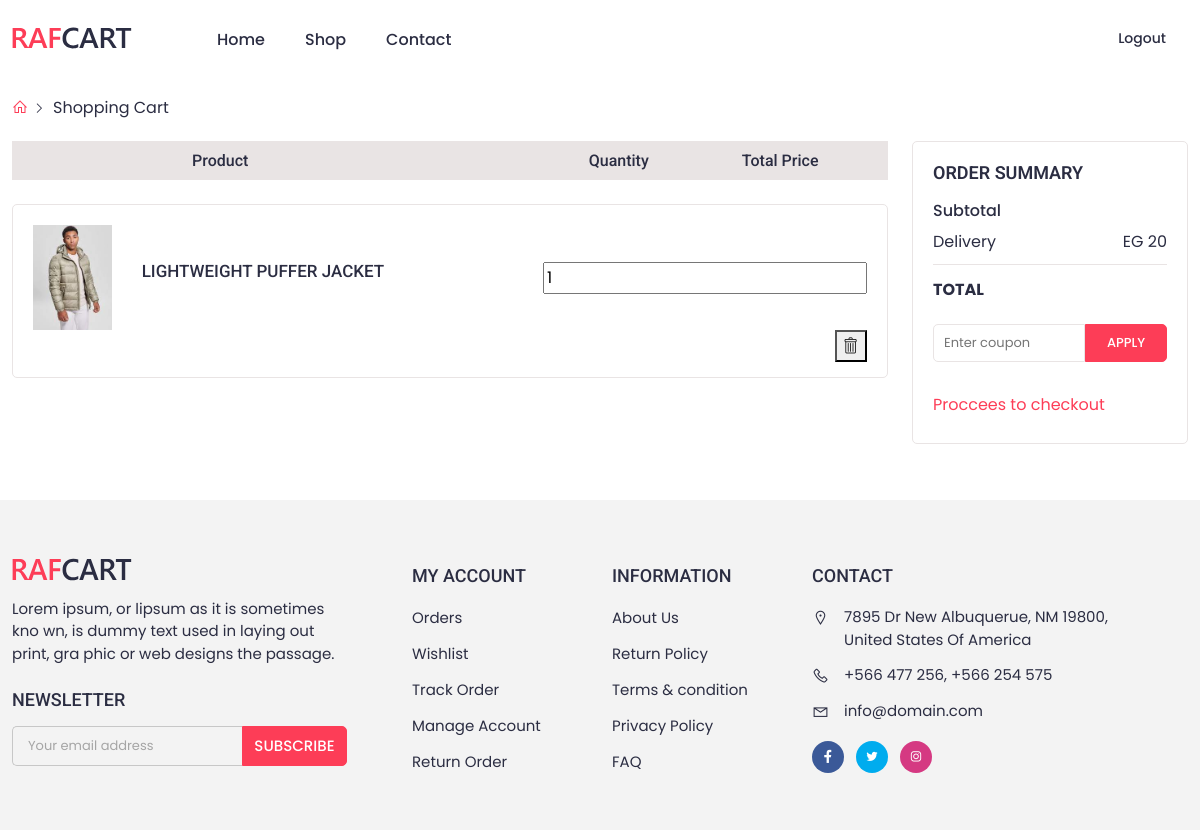
Before: /shop/cart/ (signed in) with the older database file.
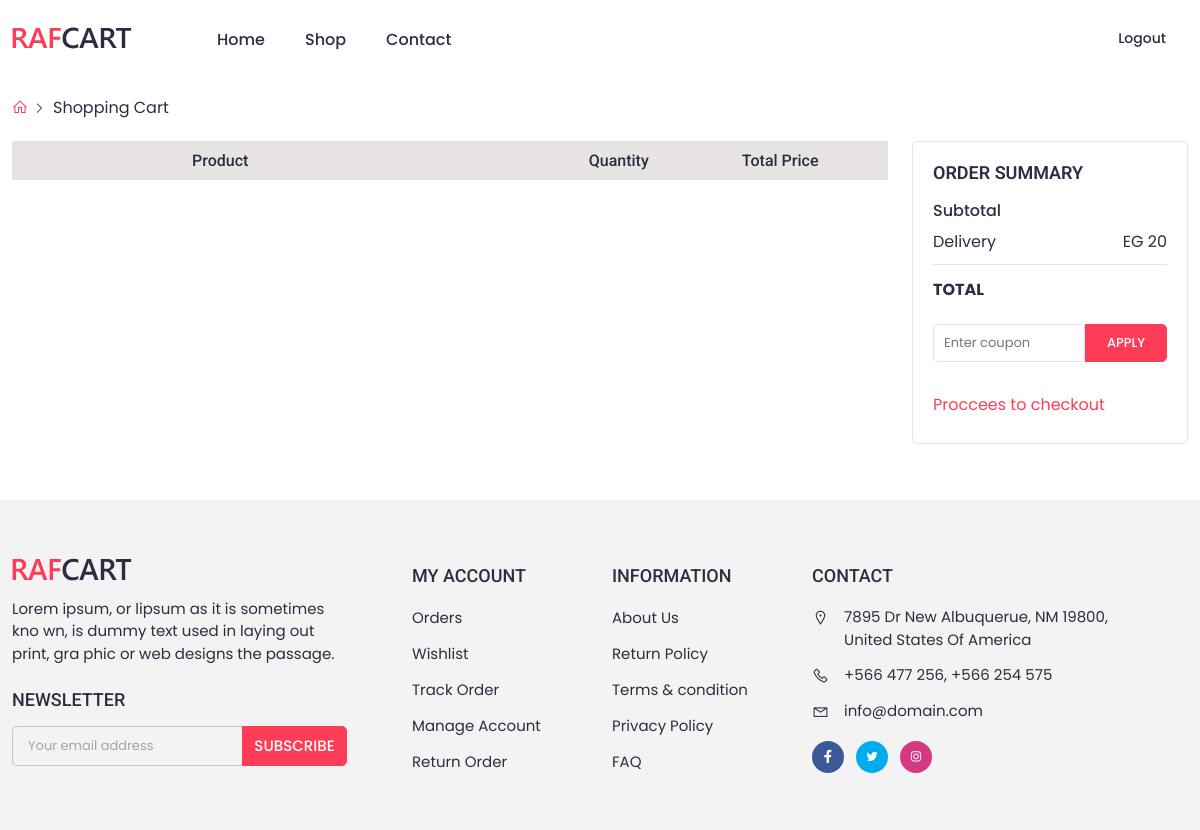
After: the same page with the newer database file.
### shop/models.py (models this page shows, shortened)
class CartItem(models.Model):
    cart = models.ForeignKey(Cart, on_delete=models.CASCADE)
    product = models.ForeignKey(Product, on_delete=models.CASCADE)
    quantity = models.PositiveIntegerField(default=1)

class Product(models.Model):
    user = models.ForeignKey(CustomUser,on_delete=models.CASCADE,related_name='Product_user',null=True,blank=True)
    Name = models.CharField(max_length=60)
    Price = models.FloatField()
    Description = models.TextField(max_length=2000)
    Image = models.ImageField(upload_to='images/')
    Availability = models.BooleanField(default=True)
    Color=ColorField(default='#000000')
    Category=models.ForeignKey(Category, on_delete=models.SET_NULL, related_name="products",null=True)
    SubCategory=models.ForeignKey(SubCategory, on_delete=models.SET_NULL, related_name="products",null=True)
    Brand = models.ForeignKey(Brand, on_delete=models.CASCADE, related_name="Brand_Product",null=True)

### shop/views.py (the view, shortened to what this page needs)
# urls.py: path('cart/', views.view_cart, name='cart'),
def view_cart(request):
    if request.user.is_authenticated:
        cart = Cart.objects.filter(user=request.user).first()
        if cart:
            cart_items = CartItem.objects.filter(cart=cart)
        else:
            cart_items = None
        quantity_choices = list(range(1, 11))
        return render(request, 'shop/cart.html', {'cart_items': cart_items, 'quantity_choices': quantity_choices})
    else:
        return render(request, 'shop/cart.html', {'cart_items': None})

### templates/shop/cart.html (shortened to what this page needs)
{% extends 'base.html' %}
{% load static %}
{% block content %}
    <div class="container">
      <div class="breadcrumbs">
        <a href="{% url 'home'  %}"><i class="las la-home"></i></a>
        <a href="#" class="active">Shopping Cart</a>
      </div>
    </div>
     <div class="cart_area section_padding_b">
      <div class="container">
        <div class="row">
          <div class="col-lg-9">
            <h4 class="shop_cart_title sopcart_ttl d-none d-lg-flex">
              <span>Product</span>
              <span>Quantity</span>
              <span>Total Price</span>
            </h4>
            <div class="shop_cart_wrap">
                {% for item in cart_items %}
                  <div class="single_shop_cart d-flex align-items-center flex-wrap">
                      <div class="cart_img mb-4 mb-md-0">
                          <img loading="lazy" src="{{ item.product.Image.url }}" alt="product" />
                      </div>
                      <div class="cart_cont">
                          <a href="product-view.html">
                              <h5>{{ item.product.Name }}</h5>
                          </a>
                      </div>
                      <div class="cart_qnty d-flex align-items-center ms-md-auto">
                          <form method="post" action="{% url 'add_to_cart' product_id=item.product.id %}">
                              <input type="number" name="quantity" value="{{ item.quantity }}" min="1">
                          </form>
                      </div>
                      <div class="cart_remove ms-auto">
                          <form action="{% url 'delete_cart_item' item.id %}" method="post">
                              <button type="submit"> <i class="icon-trash"></i> </button>
                          </form>
                      </div>
                  </div>
              {% endfor %}
            </div>
          </div>
          <div class="col-lg-3 mt-4 mt-lg-0">
            <div class="cart_summary">
              <h4>Order Summary</h4>
              <div class="cartsum_text d-flex justify-content-between">
                <p class="text-semibold">Subtotal</p>
              </div>
              <div class="cartsum_text d-flex justify-content-between">
                <p>Delivery</p>
                <p>EG 20</p>
              </div>
              <div class="cart_sum_total d-flex justify-content-between">
                <p>Total</p>
              </div>
              <div class="cart_sum_coupon">
                <input type="text" placeholder="Enter coupon" />
                <button>apply</button>
              </div>
              <div class="cart_sum_pros">
                 <a href="{% url 'checkout'  %}"> Proccees to checkout  </a>
              </div>
            </div>
          </div>
        </div>
      </div>
    </div>
{% endblock content %}

Changed rows visible on the page:
removed CartItem: product.Image (picture), product.Name "LIGHTWEIGHT PUFFER JACKET", quantity "1"
